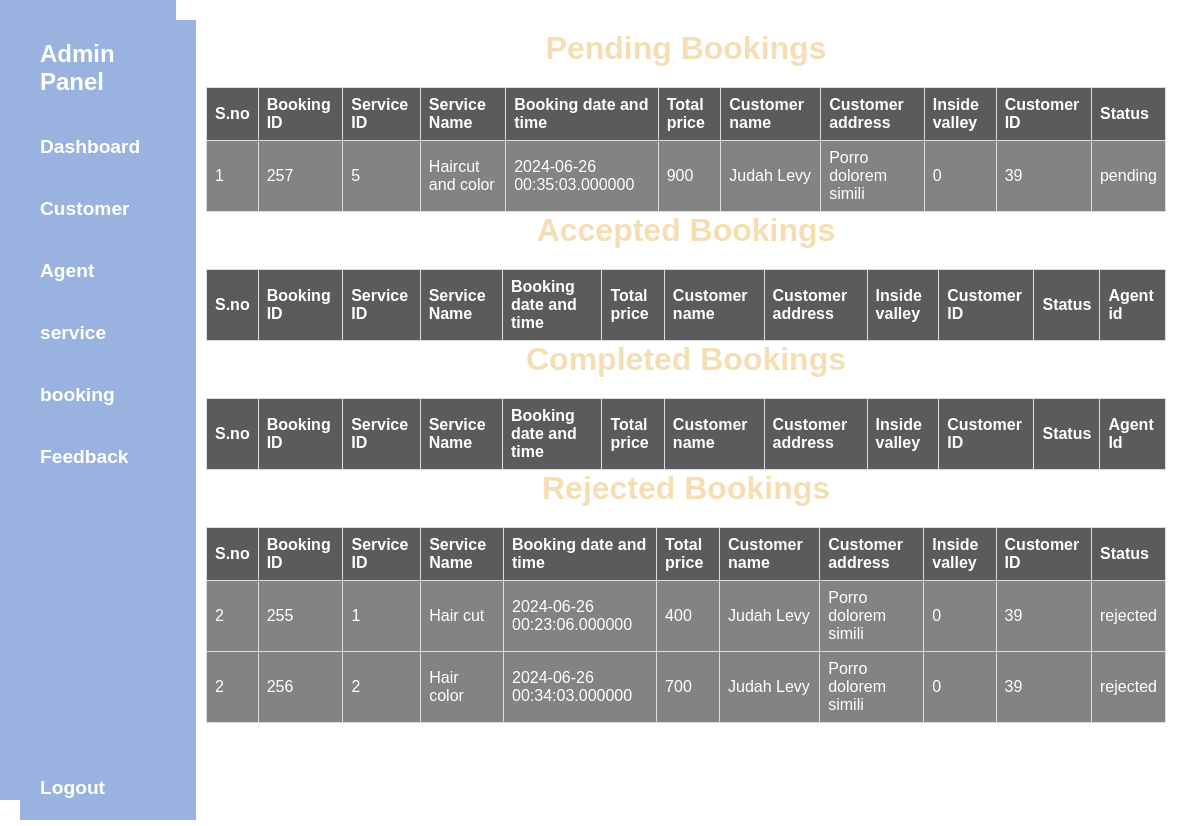
Screenshot of /Admin/a_booking.php (signed in) with the database file from the repository.
### tables this page shows
CREATE TABLE `booking_test` (
  `b_id` int(11) NOT NULL,
  `s_id` int(11) DEFAULT NULL,
  `s_name` varchar(20) DEFAULT NULL,
  `booking_date` datetime(6) DEFAULT NULL,
  `t_price` int(11) NOT NULL,
  `c_name` varchar(20) DEFAULT NULL,
  `c_adddress` varchar(50) DEFAULT NULL,
  `c_insidevalley` smallint(6) DEFAULT NULL,
  `id` int(11) DEFAULT NULL,
  `status` enum('Accepted','rejected','pending','completed') NOT NULL DEFAULT 'pending',
  `a_Id` int(11) DEFAULT 0
);

### Admin/a_booking.php (the view, shortened to what this page needs)
<!DOCTYPE html>
<html lang="en">
<head>
    <link rel="stylesheet" href="index.css">
</head>
<body>
    <div class='wrapper'>
        <div class='sidebar' style="position: sticky;">
            <?php
            include '../Component/a_sidebar.php';
            ?>
        </div>
        <?php
        $pendingBookings = array();
        include '../dbconfig.php';
        $bookingQuery1 = "SELECT * FROM booking_test where status='pending'";
        $bookingResult1 = mysqli_query($connect, $bookingQuery1);
        while ($row = mysqli_fetch_assoc($bookingResult1)) {
            if ( $row['status'] == 'pending') {
                $pendingBookings[] = $row;
            }
        }
        ?>
        <div class='content'>
            <table>
                <h1 style="color:wheat;">Pending Bookings</h1>
                <tr>
                    <th>S.no</th>
                    <th>Booking ID</th>
                    <th>Service ID</th>
                    <th>Service Name</th>
                    <th>Booking date and time</th>
                    <th>Total price</th>
                    <th>Customer name</th>
                    <th>Customer address</th>
                    <th>Inside valley</th>
                    <th>Customer ID</th>
                    <th>Status</th>
                </tr>
                <?php foreach ($pendingBookings as $i => $row) { ?>
                    <tr>
                        <td>
                            <?php echo $i + 1; ?>
                        </td>
                        <td>
                            <?php echo $row['b_id']; ?>
                        </td>
                        <td>
                            <?php echo $row['s_id']; ?>
                        </td>
                        <td>
                            <?php echo $row['s_name']; ?>
                        </td>
                        <td>
                            <?php echo $row['booking_date']; ?>
                        </td>
                        <td>
                            <?php echo $row['t_price']; ?>
                        </td>
                        <td>
                            <?php echo $row['c_name']; ?>
                        </td>
                        <td>
                            <?php echo $row['c_adddress']; ?>
                        </td>
                        <td>
                            <?php echo $row['c_insidevalley']; ?>
                        </td>
                        <td>
                            <?php echo $row['id']; ?>
                        </td>
                        <td>
                            <?php echo $row['status']; ?>
                        </td>
                    <?php } ?>
            </table>
            <table>
            <h1 style="color:wheat;">Accepted Bookings</h1>
                <tr>
                    <th>S.no</th>
                    <th>Booking ID</th>
                    <th>Service ID</th>
                    <th>Service Name</th>
                    <th>Booking date and time</th>
                    <th>Total price</th>
                    <th>Customer name</th>
                    <th>Customer address</th>
                    <th>Inside valley</th>
                    <th>Customer ID</th>
                    <th>Status</th>
                    <th>Agent id</th>
                </tr>
            </table>
            <table>
            <h1 style="color:wheat;">Completed Bookings</h1>
                <tr>
                    <th>S.no</th>
                    <th>Booking ID</th>
                    <th>Service ID</th>
                    <th>Service Name</th>
                    <th>Booking date and time</th>
                    <th>Total price</th>
                    <th>Customer name</th>
                    <th>Customer address</th>
                    <th>Inside valley</th>
                    <th>Customer ID</th>
                    <th>Status</th>
                    <th>Agent Id</th>
                </tr>
                <?php
                $i = 1;
                    ?>
            </table>
            <?php
            $bookingQuery3 = "SELECT * FROM booking_test where status='rejected'";
            $bookingResult3 = mysqli_query($connect, $bookingQuery3);
            ?>
            <table>
                <h1 style="color:wheat;">Rejected Bookings</h1>
                <tr>
                    <th>S.no</th>
                    <th>Booking ID</th>
                    <th>Service ID</th>
                    <th>Service Name</th>
                    <th>Booking date and time</th>
                    <th>Total price</th>
                    <th>Customer name</th>
                    <th>Customer address</th>
                    <th>Inside valley</th>
                    <th>Customer ID</th>
                    <th>Status</th>
                </tr>
                <?php while ($row3 = mysqli_fetch_assoc($bookingResult3)) { ?>
                    <tr>
                        <td>
                            <?php echo $i + 1; ?>
                        </td>
                        <td>
                            <?php echo $row3['b_id']; ?>
                        </td>
                        <td>
                            <?php echo $row3['s_id']; ?>
                        </td>
                        <td>
                            <?php echo $row3['s_name']; ?>
                        </td>
                        <td>
                            <?php echo $row3['booking_date']; ?>
                        </td>
                        <td>
                            <?php echo $row3['t_price']; ?>
                        </td>
                        <td>
                            <?php echo $row3['c_name']; ?>
                        </td>
                        <td>
                            <?php echo $row3['c_adddress']; ?>
                        </td>
                        <td>
                            <?php echo $row3['c_insidevalley']; ?>
                        </td>
                        <td>
                            <?php echo $row3['id']; ?>
                        </td>
                        <td>
                            <?php echo $row3['status']; ?>
                        </td>
                    <?php } ?>
            </table>
        </div>
    </div>
</body>
</html>

### Component/a_sidebar.php (shortened to what this page needs)
<!DOCTYPE html>
<html lang="en">
<head>
  <link rel="stylesheet" type="text/css" href="../Css/a_sidebar.css" />
</head>
<body>
  <section class="container">
    <div class="sidebar" >
      <header>
        <h2>Admin Panel</h2>
      </header>
      <aside>
        <a href="a_dashboard.php">Dashboard</a>
        <a href="a_customer.php">Customer</a>
        <a href="a_agent.php">Agent</a>
        <a href="a_service.php">service</a>
        <a href="a_booking.php">booking</a>
        <a href="a_feedback.php">Feedback</a>
        <a href="../logout.php">Logout</a>
      </aside>
    </div>
  </section>
</body>
</html>

### Admin/index.css (style rules this page uses)
body { font-family: Arial, sans-serif; margin: 0; padding: 0; }
.container { max-width: 1200px; margin: 0 auto; padding: 20px; }
h1 { text-align: center; margin-bottom: 20px; }
a { color: #0066cc; text-decoration: none; }
table { width: 100%; border-collapse: collapse; margin-top: 20px; }
table th, table td { padding: 10px; text-align: left; border-bottom: 1px solid #ddd; color: #fff; background-color: rgba(119, 71, 12, 0.523); }
table th { background-color: #000000a4; }

### Css/a_sidebar.css (style rules this page uses)
* { font-family: "Trebuchet MS", "Lucida Sans Unicode", "Lucida Grande", "Lucida Sans", Arial, sans-serif; }
* { margin: 0%; padding: 0%; }
body { align-items: center; background: url('../images/bgimage3.jpg'); background-size:cover; }
.container { width: auto; height: auto; display: grid; grid: "sidebar ." 1fr / auto 1fr; gap: 8px; }
h2 { color: #fff; }
.sidebar { grid-area: sidebar; background-color: #9ab2df; height: 100vh; width: 11rem; position: sticky; }
header { padding: 20px; }
aside { display: grid; }
aside a { color: #fff; text-decoration: none; padding: 20px; font-size: 1.2rem; font-weight: 600; }
aside a:last-child { position: absolute; bottom: 1px; width: 8.5rem; }

### Admin/a_booking.php (style rules this page uses)
.wrapper { display: flex; }
.sidebar { width: 20%; background-color: #f1f1f1; padding: 0px; }
.content { width: 80%; padding: 30px; }
table { width: 100%; border-collapse: collapse; }
table th, table td { border: 1px solid #ddd; padding: 8px; }
table td { color: #fff; background-color: rgba(0, 0, 0, 0.486) }

### Component/a_sidebar.php (style rules this page uses)
.sidebar { position: sticky; top: 0; z-index: 100; }

### rows the page displays
booking_test: b_id "257", s "5", s_name "Haircut and color", booking_date "2024-06-26 00:35:03.000000", t_price "900", c_name "Judah Levy", c_adddress "Porro dolorem simili", c_insidevalley "0", id "39", status "pending"
booking_test: b_id "255", s "1", s_name "Hair cut", booking_date "2024-06-26 00:23:06.000000", t_price "400", c_name "Judah Levy", c_adddress "Porro dolorem simili", c_insidevalley "0", id "39", status "rejected"
booking_test: b_id "256", s "2", s_name "Hair color", booking_date "2024-06-26 00:34:03.000000", t_price "700", c_name "Judah Levy", c_adddress "Porro dolorem simili", c_insidevalley "0", id "39", status "rejected"
